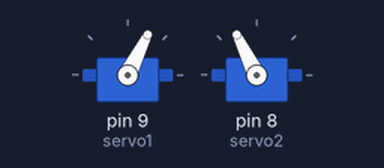
Bench run of a sketch on a simulated Arduino Uno, built with avr-gcc and run on an emulated ATmega328P. Parts: 2 × servo.

Above: at 0.05 s.
At 0.45 s:
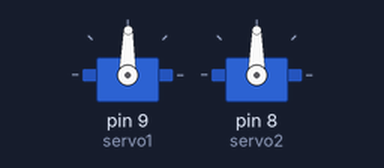
At 0.8 s:
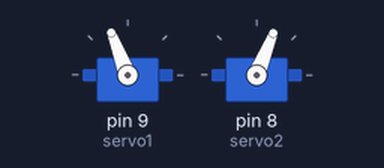
At 1.6 s:
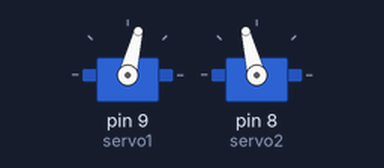
Timing chart, 0 to 4.3 s (numbered marks = the images above):
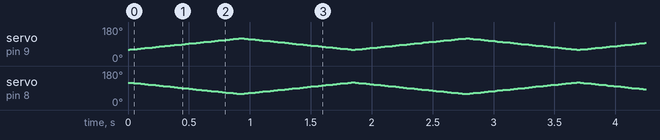

The sketch:

m_day.ino
```cpp
#include <Servo.h>

Servo servo1;
Servo servo2;

int pos1 = 60;
int pos2 = 120;


void setup() {
  servo1.attach(9);
  servo2.attach(8);
}

void loop() {
  for (pos1 = 60; pos1 <= 120; pos1 += 1) {
    pos2 -= 1;
    // in steps of 1 degree
    servo1.write(pos1);
    servo2.write(pos2);
    delay(15);
  }
  for (pos1 = 120; pos1 >= 60; pos1 -= 1) {
    pos2 += 1;
    servo1.write(pos1);
    servo2.write(pos2);
    delay(15);
  }
}
```
